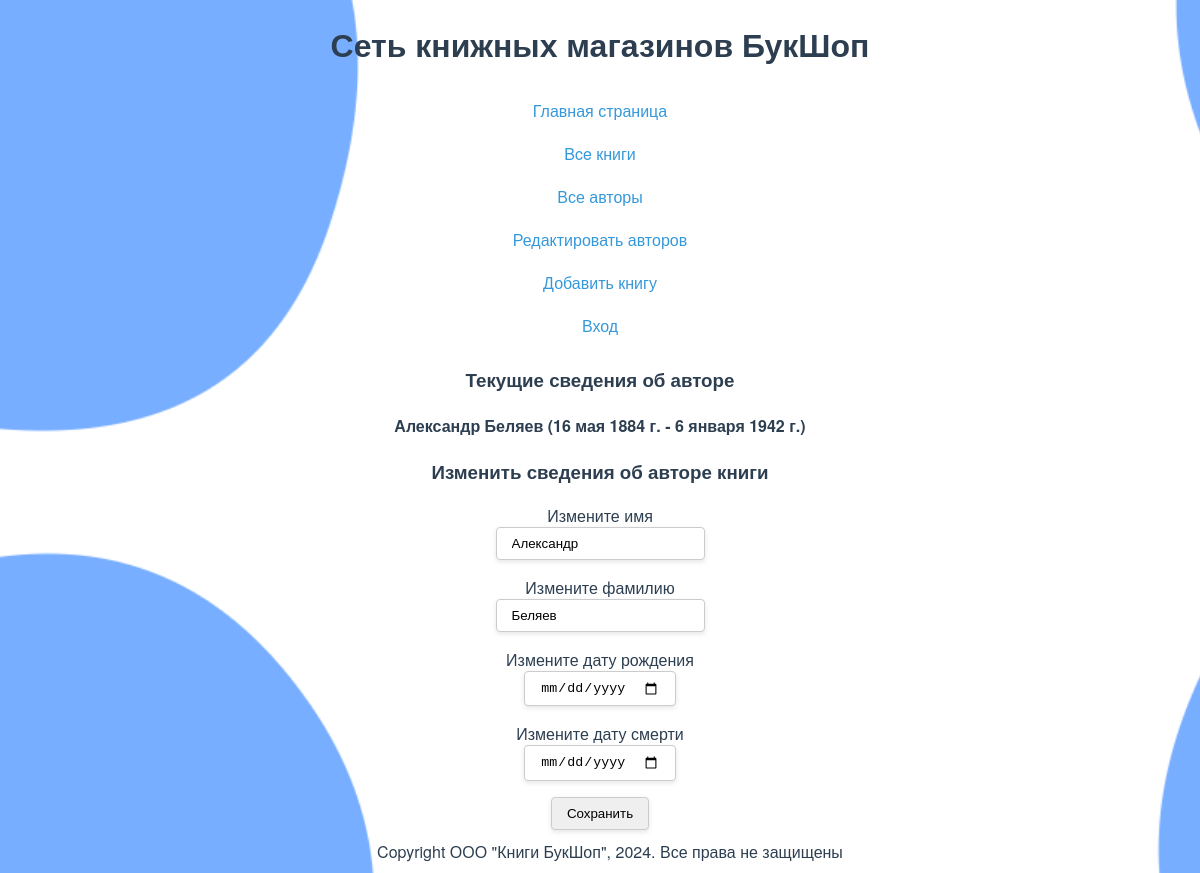
Screenshot of /edit1/1/ with the database file from the repository.
### catalog/models.py (models this page shows, shortened)
class Author(models.Model):
    first_name = models.CharField(max_length=100,
                                  help_text="Введите имя автора",
                                  verbose_name="Имя")
    last_name = models.CharField(max_length=100,
                                 help_text="Введите фамилию автора",
                                 verbose_name="Фамилия")
    date_of_birth = models.DateField(help_text="Введите дату рождения",
                                     verbose_name="Дата рождения",
                                     null=True, blank=True)
    date_of_death = models.DateField(help_text="Введите дату смерти",
                                     verbose_name="Дата смерти",
                                     null=True, blank=True)

### catalog/views.py (the view)
# urls.py: path('edit1/<int:id>/', views.edit1, name='edit1'),
def edit1(request, id):
    author = Author.objects.get(id=id)
    if request.method == "POST":
        author.first_name = request.POST.get("first_name")
        author.last_name = request.POST.get("last_name")
        author.date_of_birth = request.POST.get("date_of_birth")
        author.date_of_death = request.POST.get("date_of_death")
        author.save()
        return HttpResponseRedirect("/authors_add/")
    else:
        return render(request, "edit1.html", {"author": author})

### catalog/templates/edit1.html (shortened to what this page needs)
{% extends "base_generic.html" %}
{% block content %}
  <h3>Текущие сведения об авторе</h3>
  <h4>{{author.first_name}} {{author.last_name}} ({{author.date_of_birth}} - {{author.date_of_death}})</h4>
    <form method="POST">
        <h3>Изменить сведения об авторе книги</h3>
        <p> <label>Измените имя</label><br>
            <input type="text" name="first_name" value="{{author.first_name}}" />
        </p>
        <p> <label>Измените фамилию</label><br>
            <input type="text" name="last_name" value="{{author.last_name}}" />
        </p>
        <p> <label>Измените дату рождения</label><br>
            <input type="date"  name="date_of_birth"  value="{{author.date_of_birth}}"/>
        </p>
        <p> <label>Измените дату смерти</label><br>
            <input type="date" name="date_of_death" value="{{author.date_of_death}}" />
        </p>
        <input type="submit" value="Сохранить" >
    </form>
{% endblock %}

### rows the page displays
Author: first_name "Александр", last_name "Беляев", date_of_birth "16 мая 1884 г.", date_of_death "6 января 1942 г."
